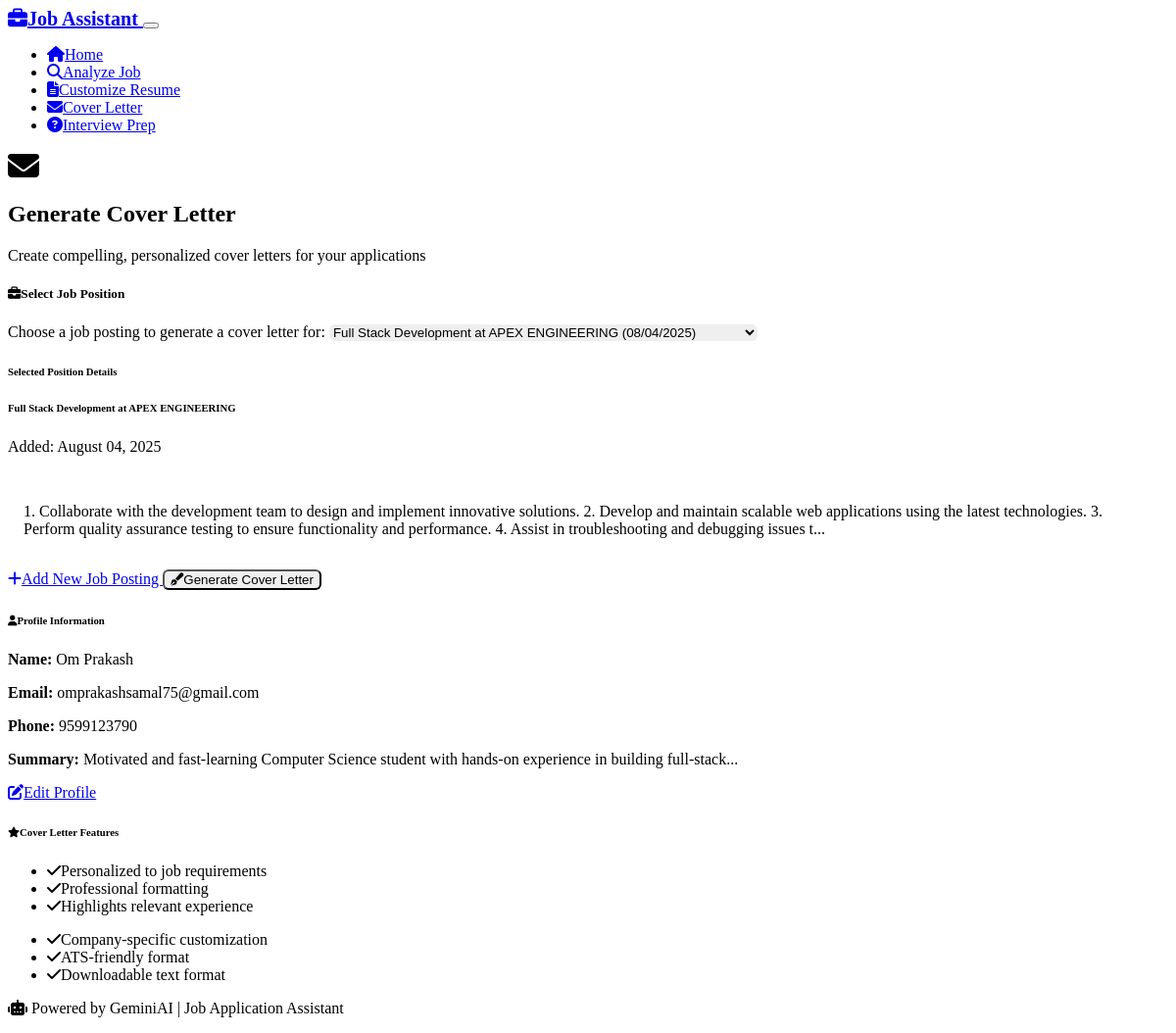
The page /generate_cover_letter?job_id=1 on the database its author committed.
### models.py (models this page shows, shortened)
class JobPosting(db.Model):
    __tablename__ = 'job_posting'
    id = db.Column(db.Integer, primary_key=True)
    title = db.Column(db.String(200), nullable=False)
    company = db.Column(db.String(100), nullable=False)
    description = db.Column(db.Text, nullable=False)
    requirements = db.Column(db.Text)
    created_at = db.Column(db.DateTime, default=datetime.utcnow)

class UserProfile(db.Model):
    __tablename__ = 'user_profile'
    id = db.Column(db.Integer, primary_key=True)
    name = db.Column(db.String(100), nullable=False)
    email = db.Column(db.String(120), nullable=False)
    phone = db.Column(db.String(20))
    summary = db.Column(db.Text)
    experience = db.Column(db.Text)
    education = db.Column(db.Text)
    skills = db.Column(db.Text)
    created_at = db.Column(db.DateTime, default=datetime.utcnow)
    updated_at = db.Column(db.DateTime, default=datetime.utcnow, onupdate=datetime.utcnow)

### routes.py (the view)
@app.route('/generate_cover_letter')
def generate_cover_letter():
    job_id = request.args.get('job_id')
    job_posting = None
    if job_id:
        job_posting = JobPosting.query.get(job_id)
    jobs = JobPosting.query.order_by(JobPosting.created_at.desc()).limit(10).all()
    profile = UserProfile.query.first()
    return render_template('generate_cover_letter.html',
                         jobs=jobs,
                         selected_job=job_posting,
                         profile=profile)

### templates/generate_cover_letter.html (shortened to what this page needs)
{% extends "base.html" %}
{% block content %}
<div class="container mt-4">
    <div class="row">
        <div class="col-12">
            <div class="d-flex align-items-center mb-4">
                <i class="fas fa-envelope fa-2x text-info me-3"></i>
                <div>
                    <h2 class="mb-0">Generate Cover Letter</h2>
                    <p class="text-muted mb-0">Create compelling, personalized cover letters for your applications</p>
                </div>
            </div>
        </div>
    </div>
    <div class="row">
        <div class="col-lg-8 mx-auto">
            <div class="card">
                <div class="card-header">
                    <h5 class="card-title mb-0">
                        <i class="fas fa-briefcase me-2"></i>Select Job Position
                    </h5>
                </div>
                <div class="card-body">
                    {% if jobs %}
                    <form method="POST" action="{{ url_for('process_cover_letter') }}">
                        <div class="mb-4">
                            <label for="job_id" class="form-label">Choose a job posting to generate a cover letter for:</label>
                            <select class="form-select" id="job_id" name="job_id" required>
                                {% for job in jobs %}
                                <option value="{{ job.id }}"
                                        {% if selected_job and selected_job.id == job.id %}selected{% endif %}>
                                    {{ job.title }} at {{ job.company }}
                                </option>
                                {% endfor %}
                            </select>
                        </div>
                        {% if selected_job %}
                        <div class="card mb-4">
                            <div class="card-header">
                                <h6 class="mb-0">Selected Position Details</h6>
                            </div>
                            <div class="card-body">
                                <h6><strong>{{ selected_job.title }}</strong> at {{ selected_job.company }}</h6>
                                <p class="text-muted small mb-2">Added: {{ selected_job.created_at.strftime('%B %d, %Y') }}</p>
                                <div class="description-preview">
                                    <p class="mb-0">{{ selected_job.description[:300] }}{% if selected_job.description|length > 300 %}...{% endif %}</p>
                                </div>
                            </div>
                        </div>
                        {% endif %}
                        <div class="d-grid gap-2 d-md-flex justify-content-md-between">
                            <a href="{{ url_for('analyze_job') }}" class="btn btn-outline-primary">
                                <i class="fas fa-plus me-2"></i>Add New Job Posting
                            </a>
                            <button type="submit" class="btn btn-info" {% if not profile %}disabled{% endif %}>
                                <i class="fas fa-pen-fancy me-2"></i>Generate Cover Letter
                            </button>
                        </div>
                    </form>
                    {% endif %}
                </div>
            </div>
            {% if profile %}
            <div class="card mt-4">
                <div class="card-header">
                    <h6 class="card-title mb-0">
                        <i class="fas fa-user me-2"></i>Profile Information
                    </h6>
                </div>
                <div class="card-body">
                    <div class="row">
                        <div class="col-md-6">
                            <p><strong>Name:</strong> {{ profile.name }}</p>
                            <p><strong>Email:</strong> {{ profile.email }}</p>
                            {% if profile.phone %}
                            <p><strong>Phone:</strong> {{ profile.phone }}</p>
                            {% endif %}
                        </div>
                        <div class="col-md-6">
                            {% if profile.summary %}
                            <p><strong>Summary:</strong> {{ profile.summary[:100] }}{% if profile.summary|length > 100 %}...{% endif %}</p>
                            {% endif %}
                        </div>
                    </div>
                    <a href="{{ url_for('profile') }}" class="btn btn-sm btn-outline-secondary">
                        <i class="fas fa-edit me-1"></i>Edit Profile
                    </a>
                </div>
            </div>
            {% endif %}
            <div class="card mt-4">
                <div class="card-header">
                    <h6 class="card-title mb-0">
                        <i class="fas fa-star me-2 text-warning"></i>Cover Letter Features
                    </h6>
                </div>
                <div class="card-body">
                    <div class="row">
                        <div class="col-md-6">
                            <ul class="list-unstyled">
                                <li class="mb-2"><i class="fas fa-check text-success me-2"></i>Personalized to job requirements</li>
                                <li class="mb-2"><i class="fas fa-check text-success me-2"></i>Professional formatting</li>
                                <li class="mb-2"><i class="fas fa-check text-success me-2"></i>Highlights relevant experience</li>
                            </ul>
                        </div>
                        <div class="col-md-6">
                            <ul class="list-unstyled">
                                <li class="mb-2"><i class="fas fa-check text-success me-2"></i>Company-specific customization</li>
                                <li class="mb-2"><i class="fas fa-check text-success me-2"></i>ATS-friendly format</li>
                                <li class="mb-2"><i class="fas fa-check text-success me-2"></i>Downloadable text format</li>
                            </ul>
                        </div>
                    </div>
                </div>
            </div>
        </div>
    </div>
</div>
{% endblock %}

### static/style.css (style rules this page uses)
.card { transition: transform 0.2s ease-in-out, box-shadow 0.2s ease-in-out; }
.form-control, .form-select { border-radius: 0.375rem; border: 1px solid var(--bs-border-color); }
.btn { border-radius: 0.375rem; font-weight: 500; transition: all 0.15s ease-in-out; }
.description-preview { background: var(--bs-secondary-bg); padding: 1rem; border-radius: 0.375rem; border-left: 4px solid var(--bs-primary); }
[data-bs-theme="dark"] .description-preview { background: var(--bs-dark); border-left-color: var(--bs-info); }
[data-bs-theme="dark"] .card { border: 1px solid var(--bs-border-color); }

### rows shown on the page
JobPosting: title "Full Stack Development", company "APEX ENGINEERING", created_at "August 04, 2025", description "1. Collaborate with the development team to design and implement innovative solutions. 2. Develop and maintain scalable web applications using the latest technologies. 3. Perform quality assurance testing to ensure functionality and performance. 4. Assist in troubleshooting and debugging issues t"
UserProfile: name "Om Prakash", email "omprakashsamal75@gmail.com", phone "9599123790", summary "Motivated and fast-learning Computer Science student with hands-on experience in building full-stack"

### other values the page prints
form field job_id "Full Stack Development at APEX ENGINEERING (08/04/2025)"
